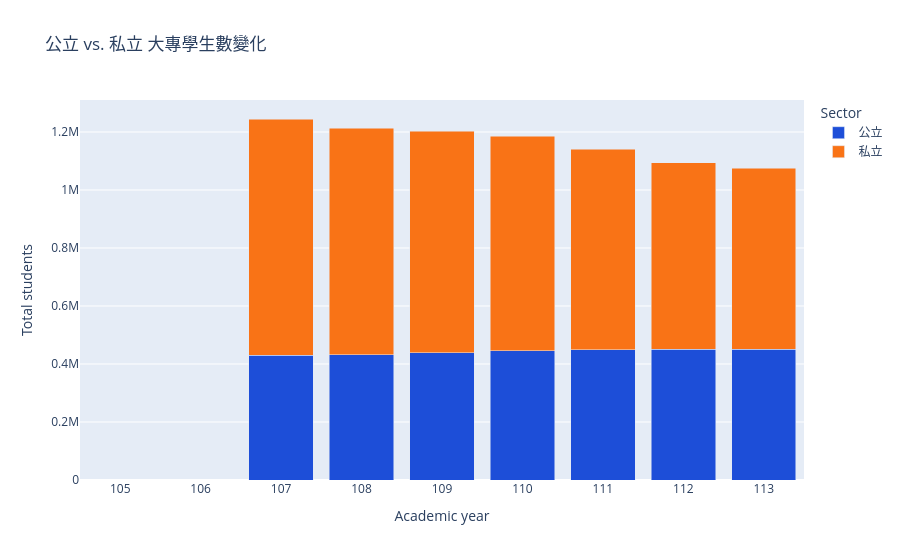

Write notebook code for a chart like this one.
### Markdown cell above
## 8. 圖 2 — 公立 vs. 私立 (stacked bar)

回答：「下降集中在哪個 sector？」

用 stacked bar 把組成攤開,可以一眼看出私立 (橘) 縮得比公立 (藍) 快。

### Code cell
agg = df.groupby(["學年度", "sector"])["總計"].sum().reset_index()

fig = px.bar(
    agg, x="學年度", y="總計", color="sector", barmode="stack",
    title="公立 vs. 私立 大專學生數變化",
    labels={"學年度": "Academic year", "總計": "Total students",
            "sector": "Sector"},
    color_discrete_map={"公立": "#1d4ed8", "私立": "#f97316"},
)
fig.show()

# 數字驗證
print("\n各 sector 9 年變化:")
wide = agg.pivot(index="學年度", columns="sector", values="總計")
for col in wide.columns:
    change = wide[col].iloc[-1] - wide[col].iloc[0]
    pct = change / wide[col].iloc[0] * 100
    print(f"  {col}: {change:+,.0f} ({pct:+.1f}%)")

### Figure 1 — Plotly figure (JSON) as saved in the notebook; plotly's stock layout.template omitted (floating-point values rounded to 4 significant figures)
{"data": [{"hovertemplate": "Sector=公立<br>Academic year=%{x}<br>Total students=%{y}<extra></extra>", "legendgroup": "公立", "marker": {"color": "#1d4ed8", "pattern": {"shape": ""}}, "name": "公立", "orientation": "v", "showlegend": true, "textposition": "auto", "type": "bar", "x": [105, 106, 107, 108, 109, 110, 111, 112, 113], "xaxis": "x", "y": [0.0, 0.0, 429900.0, 431300.0, 439200.0, 445200.0, 448600.0, 451300.0, 451400.0], "yaxis": "y"}, {"hovertemplate": "Sector=私立<br>Academic year=%{x}<br>Total students=%{y}<extra></extra>", "legendgroup": "私立", "marker": {"color": "#f97316", "pattern": {"shape": ""}}, "name": "私立", "orientation": "v", "showlegend": true, "textposition": "auto", "type": "bar", "x": [105, 106, 107, 108, 109, 110, 111, 112, 113], "xaxis": "x", "y": [0.0, 0.0, 814900.0, 781900.0, 764300.0, 740600.0, 691500.0, 643500.0, 623000.0], "yaxis": "y"}], "layout": {"barmode": "stack", "legend": {"title": {"text": "Sector"}, "tracegroupgap": 0}, "title": {"text": "公立 vs. 私立 大專學生數變化"}, "xaxis": {"anchor": "y", "domain": [0, 1], "title": {"text": "Academic year"}}, "yaxis": {"anchor": "x", "domain": [0, 1], "title": {"text": "Total students"}}}}
